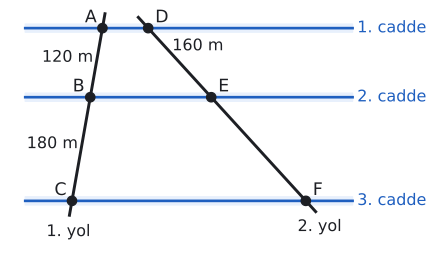

The Python source for this figure:
import sys; sys.path.insert(0, "tools")
from cizim import *

def uz(P, Q): return round(float(np.linalg.norm(np.asarray(P) - np.asarray(Q))), 3)
def yon(d): return np.array([np.cos(np.radians(d)), np.sin(np.radians(d))])
def kenar(ax, P, Q, metin, G, d=0.45, renk=YAZI, fs=13):
    """[PQ] kenarının ortasına, G noktasından uzak tarafa etiket."""
    P, Q = np.asarray(P, float), np.asarray(Q, float); M = (P + Q) / 2
    u = (Q - P) / np.linalg.norm(Q - P); v = np.array([-u[1], u[0]])
    if np.dot(v, M - np.asarray(G)) < 0: v = -v
    ax.text(*(M + d * v), metin, ha="center", va="center", color=renk, fontsize=fs)
def centik(ax, P, Q, n=1, renk=SOLUK, L=0.18, ara=0.12):
    P, Q = np.asarray(P, float), np.asarray(Q, float)
    u = (Q - P) / np.linalg.norm(Q - P); v = np.array([-u[1], u[0]]); M = (P + Q) / 2
    for k in range(n):
        c = M + (k - (n - 1) / 2) * ara * u
        ax.plot(*zip(c - L * v, c + L * v), color=renk, lw=1.6)
# Soru 9: üç paralel cadde, iki yol. |AB|=120, |BC|=180, |DE|=160 m -> |EF|=240, |DF|=400 m.
s = 0.01  # 1 birim = 100 m
a1 = 80; C = np.array([0.0, 0.0]); B = C + 1.8 * yon(a1); A = C + 3.0 * yon(a1)
a2 = 180 - np.degrees(np.arcsin(B[1] / 2.4)); F = np.array([4.0, 0.0]); E = F + 2.4 * yon(a2); D = F + 4.0 * yon(a2)
print("AB", uz(A, B) * 100, "BC", uz(B, C) * 100, "DE", uz(D, E) * 100, "EF", uz(E, F) * 100, "yB", B[1], "yE", E[1], "yA", A[1], "yD", D[1], "Dx", D[0])
fig, ax = sekil(5.5, 4.2)
ax.set_aspect("equal"); ax.axis("off")
x0, x1 = -0.8, 4.8
for y, ad in ((A[1], "1. cadde"), (B[1], "2. cadde"), (0, "3. cadde")):
    ax.fill_between([x0, x1], y - 0.07, y + 0.07, color=MAVI_ACIK, zorder=0)
    ax.plot([x0, x1], [y, y], color=MAVI, lw=2)
    ax.text(x1 + 0.08, y, ad, color=MAVI, va="center", fontsize=12)
ax.plot(*zip(C - 0.25 * yon(a1), A + 0.25 * yon(a1)), color=YAZI)
ax.plot(*zip(F - 0.25 * yon(a2), D + 0.25 * yon(a2)), color=YAZI)
ax.text(*(C - 0.35 * yon(a1)) + np.array([0, -0.05]), "1. yol", ha="center", va="top", fontsize=12)
ax.text(*(F - 0.35 * yon(a2)) + np.array([0, -0.05]), "2. yol", ha="center", va="top", fontsize=12)
nokta(ax, *A, "A", dx=-0.3, dy=0.1); nokta(ax, *B, "B", dx=-0.3, dy=0.1); nokta(ax, *C, "C", dx=-0.3, dy=0.1)
nokta(ax, *D, "D", dx=0.12, dy=0.1); nokta(ax, *E, "E", dx=0.12, dy=0.1); nokta(ax, *F, "F", dx=0.12, dy=0.1)
kenar(ax, A, B, "120 m", (5, 0), d=0.5, fs=12); kenar(ax, B, C, "180 m", (5, 0), d=0.5, fs=12)
kenar(ax, D, E, "160 m", (0, 3), d=0.42, fs=12)
ax.set_xlim(x0 - 0.3, x1 + 1.1); ax.set_ylim(-0.75, A[1] + 0.35)
kaydet(fig, __file__)
